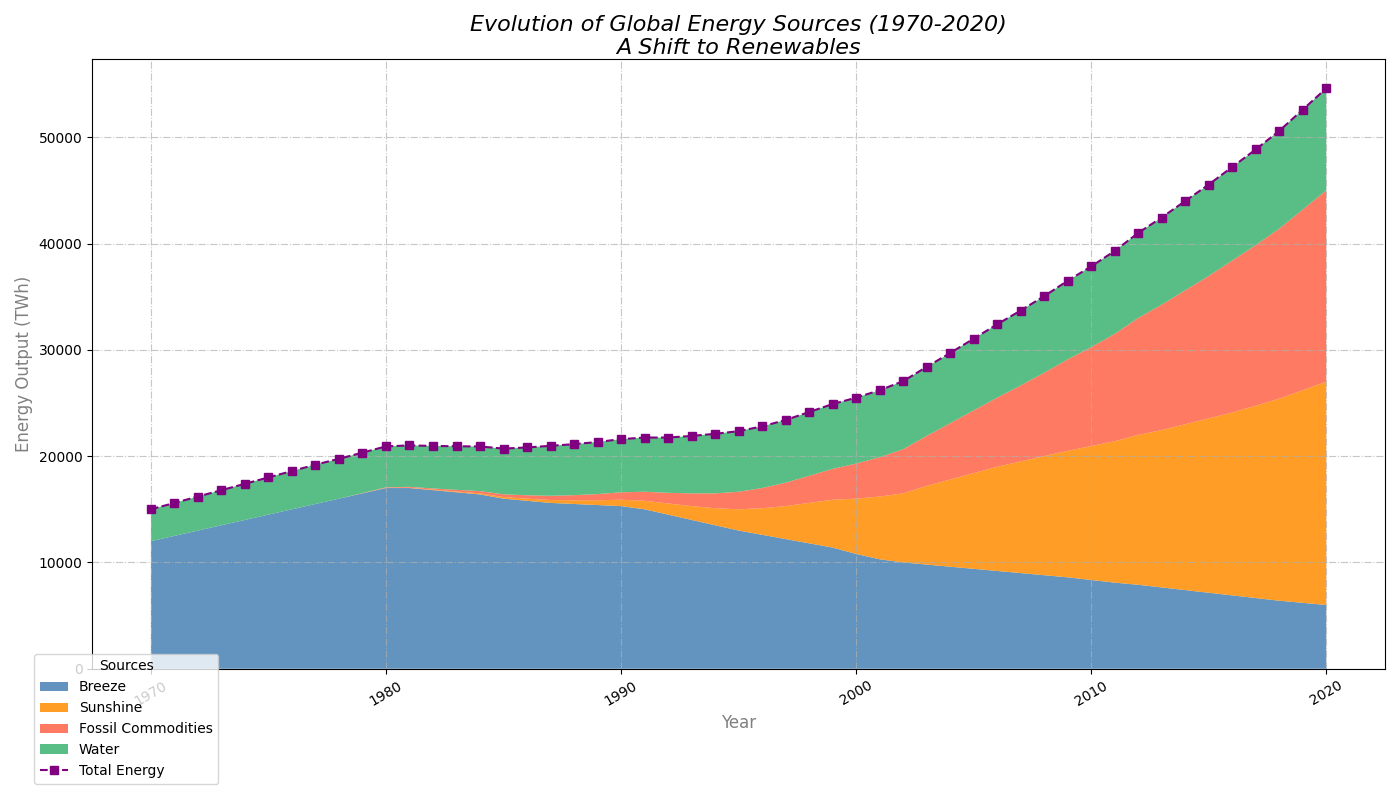

Here is the Python script that generated this plot:
import matplotlib.pyplot as plt
import numpy as np

years = np.arange(1970, 2021)

fossil_fuels = [12000, 12500, 13000, 13500, 14000, 14500, 15000, 15500, 16000, 16500,
                17000, 17000, 16800, 16600, 16400, 16000, 15800, 15600, 15500, 15400,
                15300, 15000, 14500, 14000, 13500, 13000, 12600, 12200, 11800, 11400,
                10800, 10300, 10000, 9800, 9600, 9400, 9200, 9000, 8800, 8600,
                8350, 8100, 7900, 7650, 7400, 7150, 6900, 6650, 6400, 6200, 6000]

solar = [0, 0, 0, 0, 0, 0, 0, 0, 0, 10,
         20, 30, 50, 70, 100, 150, 200, 270, 350, 450,
         600, 800, 1050, 1300, 1600, 2000, 2500, 3100, 3800, 4500,
         5200, 5900, 6500, 7400, 8200, 9000, 9800, 10500, 11200, 11900,
         12600, 13300, 14100, 14800, 15600, 16400, 17200, 18100, 19000, 20000, 21000]

wind = [0, 0, 0, 0, 0, 0, 0, 0, 0, 20,
        50, 80, 110, 160, 210, 260, 320, 400, 480, 580,
        700, 850, 1000, 1200, 1400, 1650, 1900, 2200, 2550, 2900,
        3300, 3700, 4150, 4700, 5300, 5900, 6500, 7150, 7850, 8600,
        9300, 10100, 11000, 11800, 12600, 13400, 14300, 15100, 16000, 17000, 18000]

hydro = [3000, 3100, 3200, 3300, 3400, 3500, 3600, 3700, 3750, 3800,
         3850, 3900, 4000, 4100, 4200, 4300, 4500, 4700, 4800, 4900,
         5000, 5100, 5200, 5400, 5600, 5700, 5800, 5900, 6000, 6100,
         6200, 6300, 6400, 6500, 6600, 6750, 6900, 7050, 7200, 7400,
         7600, 7800, 8000, 8200, 8400, 8600, 8800, 9000, 9200, 9400, 9600]

fossil_fuels = np.array(fossil_fuels)
solar = np.array(solar)
wind = np.array(wind)
hydro = np.array(hydro)

energy_data = np.row_stack([fossil_fuels, solar, wind, hydro])

sources = ['Breeze', 'Sunshine', 'Fossil Commodities', 'Water']
colors = ['#4682B4', '#FF8C00', '#FF6347', '#3CB371']

fig, ax = plt.subplots(figsize=(14, 8))
ax.stackplot(years, energy_data, labels=sources, colors=colors, alpha=0.85)

total_energy = energy_data.sum(axis=0)
ax.plot(years, total_energy, color='purple', linewidth=1.5, marker='s', linestyle='--', label='Total Energy')

ax.set_title("Evolution of Global Energy Sources (1970-2020)\nA Shift to Renewables", 
             fontsize=16, fontstyle='italic', wrap=True)
ax.set_xlabel('Year', fontsize=12, color='grey')
ax.set_ylabel('Energy Output (TWh)', fontsize=12, color='grey')

ax.grid(True, linestyle='-.', alpha=0.7)

ax.legend(loc='lower left', bbox_to_anchor=(-0.05, -0.2), fontsize=10, title='Sources')

plt.xticks(rotation=30)

plt.tight_layout()

plt.show()
